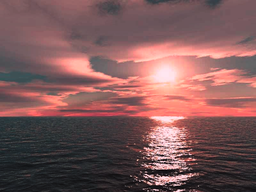
#> input picture hw1/1.png, 256 x 192 px, shrunk from 800 x 599 before the run; the run also reads 1 picture not shown here
$ python color_transfer.py 1.png 2.png out.png out.png out.png 2.png
#> lines starting #> are read from the running program, lines starting #| are printed output that depends on the picture
# Prerna Agarwal
# Computer Vision CS410
# HW1
# Based on Color Transfer between Images research paper
# Kindly refer to the equations from the research paper
# mentioned above.

# Note: This program takes some time to run because of nested for loops

import cv2
import numpy as np
import sys

def convert_color_space_BGR_to_RGB(img_BGR):
    img_RGB = np.zeros_like(img_BGR,dtype=np.float32)
    #manually converting BGR to RGB
    B = img_BGR[:,:,0]
    G = img_BGR[:,:,1]
    R = img_BGR[:,:,2]

    img_RGB[:,:,0] = R
    img_RGB[:,:,1] = G
    img_RGB[:,:,2] = B
    #img_RGB = img_BGR[:,:,::-1]
    return img_RGB

def convert_color_space_RGB_to_BGR(img_RGB):
    img_BGR = np.zeros_like(img_RGB,dtype=np.float32)
    #manually converting RGB to BGR
    R = img_RGB[:,:,0]
    G = img_RGB[:,:,1]
    B = img_RGB[:,:,2]

    img_BGR[:,:,0] = B
    img_BGR[:,:,1] = G
    img_BGR[:,:,2] = R
    #img_BGR = img_RGB[:,:,::-1]
    return img_BGR

def convert_color_space_RGB_to_Lab(img_RGB):
    '''
    convert image color space RGB to Lab
    '''
    img_LMS = np.zeros_like(img_RGB,dtype=np.float32)
    img_Lab = np.zeros_like(img_RGB,dtype=np.float32)


    #matrix from equation(4)
    constm1 = np.array([[0.3811,0.5783,0.0402],[0.1967,0.7244,0.0782],[0.0241,0.1288,0.8444]])
    #matrix from equation(6)
    constm2 = [[1/np.sqrt(3),0,0],[0,1/np.sqrt(6),0],[0,0,1/np.sqrt(2)]]
    #matrix from equation(6)
    constm3 = [[1,1,1],[1,1,-2],[1,-1,0]]
    constm4 = np.matmul(constm2,constm3)


    row,col,depth = img_RGB.shape               #row = 599, col = 800, depth = 3
#> row = 192; col = 256; depth = 3
    for i in range(row):
        for j in range(col):
            RGBm = img_RGB[i,j]                 #each [i,j] has RGB values
            LMSm = np.matmul(constm1, RGBm)     #get LMS color from equation((4)
            LMSlog = np.log10(LMSm)             #convert to logarithmic space to remove skew

            LAB = np.matmul(constm4,LMSlog)     #get Lab from equation(6)
            img_Lab[i,j] = LAB                  #store that Lab value for the RGB value at [i,j]
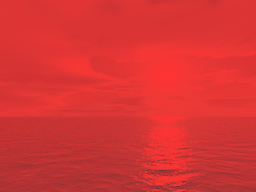
#> img_Lab: shape (192, 256, 3) float32; mean R, G, B 3.34, 0.0249, 0.0168; drawn with min black and max white

    #print(img_Lab)
    return img_Lab

def convert_color_space_Lab_to_RGB(img_Lab):
    '''
    convert image color space Lab to RGB
    '''
    img_LMS = np.zeros_like(img_Lab,dtype=np.float32)
    img_RGB = np.zeros_like(img_Lab,dtype=np.float32)

    #matrix from equation(8)
    constm1 = [[1,1,1],[1,1,-1],[1,-2,0]]
    #matrix from equation(8)
    constm2 = [[np.sqrt(3)/3.0,0,0],[0,np.sqrt(6)/6.0,0],[0,0,np.sqrt(2)/2.0]]
    constm3 = np.matmul(constm1,constm2)
    #matrix from equation(9)
    constm4 = [[4.4679, -3.5873, 0.1193],[-1.2186,2.3809,-0.1624],[0.0497, -0.2439, 1.2045]]

    row,col,depth = img_RGB.shape               #row = 599, col = 800, depth = 3
    for i in range(row):
        for j in range(col):
            Labm  = img_Lab[i,j]                #each [i,j] has LAB values
            LMSm = np.matmul(constm3, Labm)     #get LMS from equation(8)
            LMS10 = np.power(10,LMSm)           #convert to linear space

            RGB = np.matmul(constm4,LMS10)      #get RGB from equation(9)
            img_RGB[i,j] = RGB                  #store that RGB value for the Lab value at [i,j]

    return img_RGB

def convert_color_space_RGB_to_CIECAM97s(img_RGB):
    '''
    convert image color space RGB to CIECAM97s
    '''
    img_CIECAM97s = np.zeros_like(img_RGB,dtype=np.float32)

    constm1 = np.array([[0.3811,0.5783,0.0402],[0.1967,0.7244,0.0782],[0.0241,0.1288,0.8444]])
    constm2 = [[2.00,1.00,0.05],[1.00,-1.09,0.09],[0.11,0.11,-0.22]]

    row,col,depth = img_RGB.shape               #row = 599, col = 800, depth = 3
    for i in range(row):
        for j in range(col):
            RGBm = img_RGB[i,j]                 #each [i,j] has RGB values
            LMSm = np.matmul(constm1, RGBm)     #get LMS from equation(4)

            CAM = np.matmul(constm2,LMSm)       #get CIECAM97s from equation on page 39
            img_CIECAM97s[i,j] = CAM            #store that CIECAM97s value for the RGB value at [i,j]


    return img_CIECAM97s

def convert_color_space_CIECAM97s_to_RGB(img_CIECAM97s):
    '''
    convert image color space CIECAM97s to RGB
    '''
    img_RGB = np.zeros_like(img_CIECAM97s,dtype=np.float32)


    constm1 = [[2.00,1.00,0.05],[1.00,-1.09,0.09],[0.11,0.11,-0.22]]
    constm2 = np.linalg.inv(constm1)            #inverse of constm1
    constm3 = [[4.4679, -3.5873, 0.1193],[-1.2186,2.3809,-0.1624],[0.0497, -0.2439, 1.2045]]

    row,col,depth = img_CIECAM97s.shape         #row = 599, col = 800, depth = 3
    for i in range(row):
        for j in range(col):
            CAMm  = img_CIECAM97s[i,j]          #each [i,j] has CIECAM97s values
            LMSm = np.matmul(constm2, CAMm)     #get LMS by taking inverse of equation on page 39

            RGB = np.matmul(constm3,LMSm)       #get RGB from equation 9
            img_RGB[i,j] = RGB                  #store that RGB value for the CIECAM97s value at [i,j]

    return img_RGB


def color_transfer_in_Lab(img_RGB_source, img_RGB_target):
    print('===== color_transfer_in_Lab =====')

    #convert BGR source and target image to RGB
    new_rgb_src = convert_color_space_BGR_to_RGB(img_RGB_source)
    new_rgb_tar = convert_color_space_BGR_to_RGB(img_RGB_target)

    #convert from RGB colorspace to LAB colorspace
    new_src_img_Lab = convert_color_space_RGB_to_Lab(new_rgb_src)
    new_tar_img_Lab = convert_color_space_RGB_to_Lab(new_rgb_tar)
#> after the loop in convert_color_space_RGB_to_Lab (call 2), `for i in range(row):`: img_Lab: shape (192, 256, 3) float32; 0.28% of the values are NaN or infinite; the others: min -1.49, max 4.09, mean 1.11

    combined_LAB = np.zeros_like(new_src_img_Lab,dtype=np.float32)

    #statistics and color correction
    #separate out l, a and b for source and target images respectively
    l = new_src_img_Lab[:,:,0]
    a = new_src_img_Lab[:,:,1]
    b = new_src_img_Lab[:,:,2]
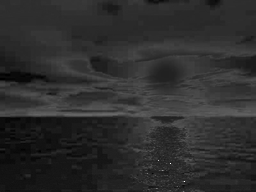
#> b: shape (192, 256) float32; min -0.024, max 0.203, mean 0.0168; drawn with min black and max white

    l_tar = new_tar_img_Lab[:,:,0]
    a_tar = new_tar_img_Lab[:,:,1]
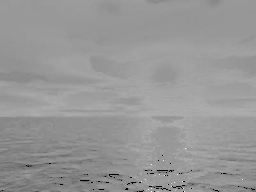
#> a_tar: shape (192, 256) float32; 0.28% of the values are NaN or infinite; the others: min -0.962, max 0.686, mean 0.0186; drawn with min black, max white, NaN and infinite black
    b_tar = new_tar_img_Lab[:,:,2]
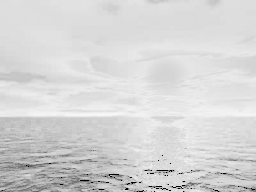
#> b_tar: shape (192, 256) float32; 0.28% of the values are NaN or infinite; the others: min -0.204, max 0.0558, mean 0.0147; drawn with min black, max white, NaN and infinite black

    #compute mean of respective source and target l,a,b
    lmean = np.mean(l)
#> lmean = 3.34
    amean = np.mean(a)
#> amean = 0.0249
    bmean = np.mean(b)
#> bmean = 0.0168

    tar_lmean = np.mean(l_tar)
#> tar_lmean = -inf
    tar_amean = np.mean(a_tar)
#> tar_amean = nan
    tar_bmean = np.mean(b_tar)
#> tar_bmean = nan

    #compute std dev. of respective source and target l,a,b
    src_l_std = np.std(l)
#> src_l_std = 0.408
    src_a_std = np.std(a)
#> src_a_std = 0.0379
    src_b_std = np.std(b)
#> src_b_std = 0.0146

    tar_l_std = np.std(l_tar)
#> tar_l_std = nan
    tar_a_std = np.std(a_tar)
#> tar_a_std = nan
    tar_b_std = np.std(b_tar)
#> tar_b_std = nan

    #subtract the mean from data points
    lstar_src = l - lmean
    astar_src = a - amean
    bstar_src = b - bmean

    #scale the data points of synthetic image(src) by factors determined by
    #the respective stf. dev.
    ldash1 = (tar_l_std/src_l_std) * lstar_src
#> ldash1: shape (192, 256) float32; every value is NaN or infinite
    adash1 = (tar_a_std/src_a_std) * astar_src
    bdash1 = (tar_b_std/src_b_std) * bstar_src

    #add the mean of photograph(target)
    ldash_new = ldash1 + tar_lmean
    adash_new = adash1 + tar_amean
    bdash_new = bdash1 + tar_bmean

    #stack l, a and b in a matrix
    combined_LAB[:,:,0] = ldash_new
#> combined_LAB: shape (192, 256, 3) float32; 33.33% of the values are NaN or infinite; the others: min 0, max 0, mean 0
    combined_LAB[:,:,1] = adash_new
    combined_LAB[:,:,2] = bdash_new
#> combined_LAB: shape (192, 256, 3) float32; every value is NaN or infinite

    #convert from Lab colorspace to RGB colorspace
    final_rgb_img = convert_color_space_Lab_to_RGB(combined_LAB)
#> `img_RGB_new_Lab = np.uint8(np.clip(img_RGB_new_Lab,0,255))`: img_RGB_new_Lab: shape (192, 256, 3); every value is 0
    #convert from RGB to BGR
    final_img = convert_color_space_RGB_to_BGR(final_rgb_img)
    return final_img


def color_transfer_in_RGB(img_RGB_source, img_RGB_target):
    print('===== color_transfer_in_RGB =====')

    #convert BGR source and target image to RGB
    new_src_img = convert_color_space_BGR_to_RGB(img_RGB_source)
    new_tar_img = convert_color_space_BGR_to_RGB(img_RGB_target)


    combined_RGB = np.zeros_like(new_src_img,dtype=np.float32)

    #statistics and color correction
    #separate out r, g and b for source and target images respectively
    r = new_src_img[:,:,0]
    g = new_src_img[:,:,1]
    b = new_src_img[:,:,2]

    r_tar = new_tar_img[:,:,0]
    g_tar = new_tar_img[:,:,1]
    b_tar = new_tar_img[:,:,2]

    #compute mean of respective source and target r,g,b
    rmean = np.mean(r)
#> rmean = 126.4
    gmean = np.mean(g)
#> gmean = 89.34
    bmean = np.mean(b)
#> bmean = 89.59

    tar_rmean = np.mean(r_tar)
#> tar_rmean = 130.5
    tar_gmean = np.mean(g_tar)
#> tar_gmean = 90.3
    tar_bmean = np.mean(b_tar)
#> tar_bmean = 89.45

    #compute std dev. of respective source and target r,g,b
    src_r_std = np.std(r)
#> src_r_std = 71.45
    src_g_std = np.std(g)
#> src_g_std = 42.56
    src_b_std = np.std(b)
#> src_b_std = 39.41

    tar_r_std = np.std(r_tar)
#> tar_r_std = 75.16
    tar_g_std = np.std(g_tar)
#> tar_g_std = 45.86
    tar_b_std = np.std(b_tar)
#> tar_b_std = 40.38

    #subtract the mean from data points
    rstar_src = r - rmean
    gstar_src = g - gmean
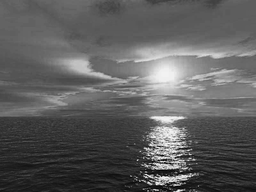
#> gstar_src: shape (192, 256) float32; min -89.34, max 152.7, mean 0; drawn with min black and max white
    bstar_src = b - bmean

    #scale the data points of synthetic image(src) by factors determined by
    #the respective stf. dev.
    rdash1 = (tar_r_std/src_r_std) * rstar_src
    gdash1 = (tar_g_std/src_g_std) * gstar_src
    bdash1 = (tar_b_std/src_b_std) * bstar_src

    #add the mean of photograph(target)
    rdash_new = rdash1 + tar_rmean
    gdash_new = gdash1 + tar_gmean
    bdash_new = bdash1 + tar_bmean

    #stack l, a and b in a matrix
    combined_RGB[:,:,0] = rdash_new
    combined_RGB[:,:,1] = gdash_new
    combined_RGB[:,:,2] = bdash_new
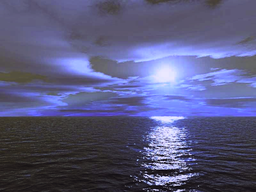
#> combined_RGB: shape (192, 256, 3) float32; mean of channels 0, 1, 2 130.5, 90.3, 89.4; drawn with min black and max white


    #convert from RGB to BGR
    final_img = convert_color_space_RGB_to_BGR(combined_RGB)
#> in convert_color_space_RGB_to_BGR (call 2), `img_BGR[:,:,1] = G`:
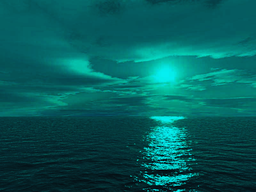
#> img_BGR: shape (192, 256, 3) float32; mean of channels 0, 1, 2 89.4, 90.3, 0; drawn with min black and max white
    return final_img


def color_transfer_in_CIECAM97s(img_RGB_source, img_RGB_target):
    print('===== color_transfer_in_CIECAM97s =====')

    #convert BGR source and target image to RGB
    new_rgb_src = convert_color_space_BGR_to_RGB(img_RGB_source)
    new_rgb_tar = convert_color_space_BGR_to_RGB(img_RGB_target)

    #convert from BGR colorspace to CIECAM97s colorspace
    img_src = convert_color_space_RGB_to_CIECAM97s(new_rgb_src)
    img_tar = convert_color_space_RGB_to_CIECAM97s(new_rgb_tar)

    combined_CAM = np.zeros_like(img_src,dtype=np.float32)

    #color correction based on mean and std. dev
    a = img_src[:,:,0]
    c1 = img_src[:,:,1]
    c2 = img_src[:,:,2]

    a_tar = img_tar[:,:,0]
    c1_tar = img_tar[:,:,1]
    c2_tar = img_tar[:,:,2]

    #compute mean of respective source and target a,c1,c2
    amean = np.mean(a)
#> amean = 308
    c1mean = np.mean(c1)
#> c1mean = 6.28
    c2mean = np.mean(c2)
#> c2mean = 2.16

    tar_amean = np.mean(a_tar)
#> tar_amean = 313.7
    tar_c1mean = np.mean(c1_tar)
#> tar_c1mean = 6.77
    tar_c2mean = np.mean(c2_tar)
#> tar_c2mean = 2.53

    #compute std dev. of respective source and target a,c1,c2
    src_a_std = np.std(a)
#> src_a_std = 153.9
    src_c1_std = np.std(c1)
#> src_c1_std = 5.91
    src_c2_std = np.std(c2)
#> src_c2_std = 2.91

    tar_a_std = np.std(a_tar)
#> tar_a_std = 165.7
    tar_c1_std = np.std(c1_tar)
#> tar_c1_std = 5.07
    tar_c2_std = np.std(c2_tar)
#> tar_c2_std = 3.65


    astar_src = a - amean
    c1star_src = c1 - c1mean
    c2star_src = c2 - c2mean

    #scale the data points of synthetic image(src) by factors determined by
    #the respective stf. dev.
    adash1 = (tar_a_std/src_a_std) * astar_src
    c1dash1 = (tar_c1_std/src_c1_std) * c1star_src
    c2dash1 = (tar_c2_std/src_c2_std) * c2star_src

    adash_new = adash1 + tar_amean
    c1dash_new = c1dash1 + tar_c1mean
    c2dash_new = c2dash1 + tar_c2mean

    combined_CAM[:,:,0] = adash_new
    combined_CAM[:,:,1] = c1dash_new
    combined_CAM[:,:,2] = c2dash_new


    #convert from CIECAM97s colorspace to RGB
    img_src_final = convert_color_space_CIECAM97s_to_RGB(combined_CAM)

    #convert from RGB to BGR
    final_img = convert_color_space_RGB_to_BGR(img_src_final)

    return final_img


def color_transfer(img_RGB_source, img_RGB_target, option):
    if option == 'in_RGB':
        img_RGB_new = color_transfer_in_RGB(img_RGB_source, img_RGB_target)
    elif option == 'in_Lab':
        img_RGB_new = color_transfer_in_Lab(img_RGB_source, img_RGB_target)
    elif option == 'in_CIECAM97s':
        img_RGB_new = color_transfer_in_CIECAM97s(img_RGB_source, img_RGB_target)
    return img_RGB_new


if __name__ == "__main__":
    print('==================================================')
    print('PSU CS 410/510, Winter 2019, HW1: color transfer')
    print('==================================================')

    path_file_image_source = sys.argv[1]                #variable to store source image
    path_file_image_target = sys.argv[2]                #target image
    path_file_image_result_in_Lab = sys.argv[3]         #store my Lab result
    path_file_image_result_in_RGB = sys.argv[4]         #store my RGB result
    path_file_image_result_in_CIECAM97s = sys.argv[5]   #store my CIECAM97s result

#    path_file_image_given_result = sys.argv[6]          #store the given result

    # ===== read input images =====#
    img_RGB_source = cv2.imread(path_file_image_source).astype(np.float32) #is the image you want to change the its color
    img_RGB_target = cv2.imread(path_file_image_target).astype(np.float32) #is the image containing the color distribution that you want to change the img_RGB_source to (transfer color of the img_RGB_target to the img_RGB_source)

    # ==== read given result image ====#
#    result_image = cv2.imread(path_file_image_given_result).astype(np.float32)


    ############### LAB #############################
    img_RGB_new_Lab = color_transfer(img_RGB_source, img_RGB_target, option='in_Lab')
    img_RGB_new_Lab = np.uint8(np.clip(img_RGB_new_Lab,0,255))

    #find max value and RMSE error between my result and given result
    #print(np.max(img_RGB_new_Lab))
    #print("RMSE:", np.sqrt((img_RGB_new_Lab - result_image)**2).mean())

    # todo: save image to path_file_image_result_in_Lab
    cv2.imwrite(path_file_image_result_in_Lab, img_RGB_new_Lab)
    ################################################


    ############## RGB #############################
    img_RGB_new_RGB = color_transfer(img_RGB_source, img_RGB_target, option='in_RGB')
    img_RGB_new_RGB = np.uint8(np.clip(img_RGB_new_RGB,0,255))

    # todo: save image to path_file_image_result_in_RGB
    cv2.imwrite(path_file_image_result_in_RGB, img_RGB_new_RGB)
    ###############################################

    ############## CIECAM97s #######################
    img_RGB_new_CIECAM97s = color_transfer(img_RGB_source, img_RGB_target, option='in_CIECAM97s')
    img_RGB_new_CIECAM97s = np.uint8(np.clip(img_RGB_new_CIECAM97s,0,255))

    # todo: save image to path_file_image_result_in_CIECAM97s
    cv2.imwrite(path_file_image_result_in_CIECAM97s, img_RGB_new_CIECAM97s)
    ###############################################
